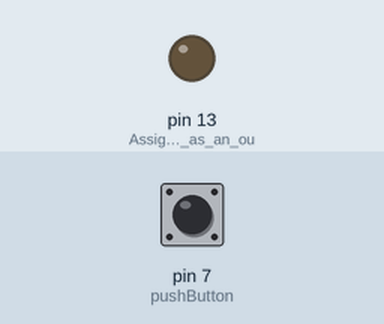
Recording of a sketch running on a simulated Arduino Uno, built with avr-gcc and run on an emulated ATmega328P. Shown: output pins drawn as LEDs (lit = HIGH). The inputs (shaded band) are chosen by the test bench; at power-on: pin 7 (pushButton) HIGH. What the sketch prints to the serial monitor is not drawn.

Above: at 1.2 s.
1.3 s: pin 7 (pushButton) pulled LOW for 0.15 s
At 1.38 s:
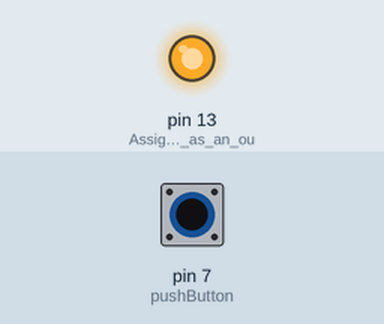
2.9 s: pin 7 (pushButton) pulled LOW for 3.2 s
At 6.7 s:
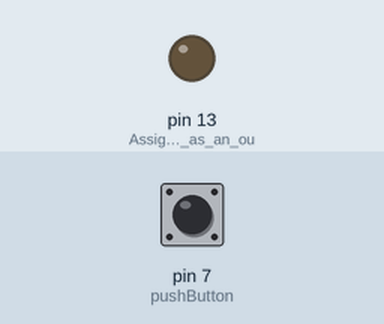
Timing chart, 0 to 8.2 s (numbered marks = the images above; inputs shaded):
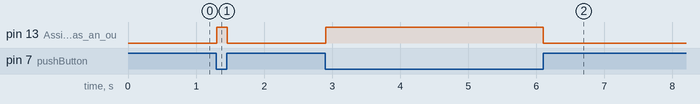

Measured:
- after the input at 1.3 s, pin 13 (Assigning_pin_13_as_an_ou): LOW → HIGH at once, → LOW 0.15 s later
- after the input at 2.9 s, pin 13 (Assigning_pin_13_as_an_ou): LOW → HIGH at once, → LOW 3.2 s later

The sketch:

7_arduino_pb_input_pullup1.ino
```cpp
/*
  Arduino PB Input Pullup
  I use a pushbutton only

  This code demonstrates the use of pinMode(INPUT_PULLUP).

  It reads a digital input on pin 2 and prints the results to the Serial Monitor.

  Unlike pinMode(INPUT), there is no pull-down resistor necessary. An internal
  20K-ohm resistor is pulled to 5V.
*/

int pushButton=7; //Assigning the bit value of pin 7 to the integer "pushButton"

void setup() // the setup function runs once when you press reset or power the board
{
  Serial.begin(9600); // initialize serial communication at 9600 bits per second
  pinMode(pushButton, INPUT_PULLUP); //Assigning "pushButton" as an input pullup
  pinMode(13, OUTPUT); //Assigning pin 13 as an output
}

void loop() // the loop function runs over and over again forever
{
  int sensorVal = digitalRead(pushButton); //Reading the value of "pushButton" and storing it into the integer "sensorVal"
  Serial.println(sensorVal); // print out the state of the button

  /*The pull-up means the pushbutton's logic is inverted. It goes
    HIGH when it's open, and LOW when it's pressed*/

  if (sensorVal == HIGH) // The condition for the if fucntion is that the sensorVal value must be 1
  {
    digitalWrite(13, LOW); //Pin 13 is off
  } else {
    digitalWrite(13, HIGH); //Pin 13 is on
  }
}
```
